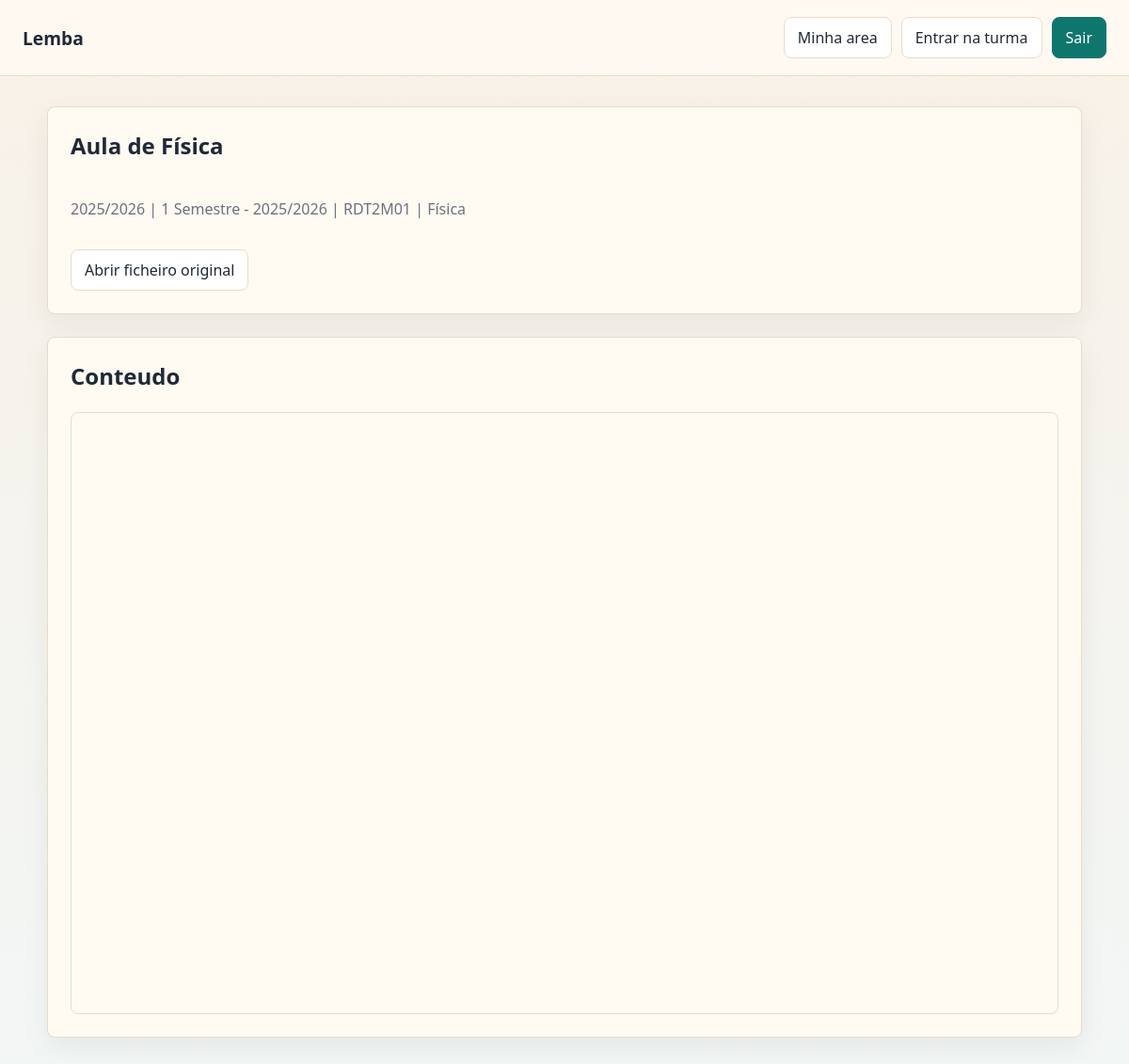
The app's page /lemba_app/material/1/ (signed in) with its own data.
### lemba_app/models.py (models this page shows, shortened)
class Material(models.Model):
    titulo = models.CharField(max_length=100)
    ficheiro = models.FileField(upload_to="materiais/")
    data = models.DateTimeField(auto_now_add=True)
    ano_escolar = models.ForeignKey("Ano", on_delete=models.CASCADE)
    disciplina = models.ForeignKey(
        "Disciplina", on_delete=models.CASCADE, related_name="materiais"
    )
    professor = models.ForeignKey(
        Perfil,
        on_delete=models.CASCADE,
        related_name="materiais",
        limit_choices_to={"tipo": "professor"},
    )

class Ano(models.Model):
    ano_inicio = models.DateField(null=False, blank=False)
    ano_termino = models.DateField(null=False, blank=False)
    def __str__(self):
        return f"{self.ano_inicio.year}/{self.ano_termino.year}"

class Disciplina(models.Model):
    nome = models.CharField(max_length=100)
    turma = models.ForeignKey(
        Turma, on_delete=models.CASCADE, related_name="disciplinas"
    )
    semestre = models.ForeignKey(
        "Semestre", on_delete=models.CASCADE, related_name="disciplinas"
    )
    criado_por = models.ForeignKey(Perfil, on_delete=models.CASCADE)
    created_at = models.DateTimeField(auto_now_add=True)

class Semestre(models.Model):
    numero = models.PositiveSmallIntegerField(
        choices=[
            (1, "1 Semestre"),
            (2, "2 Semestre"),
        ]
    )
    ano = models.ForeignKey(Ano, on_delete=models.CASCADE, related_name="semestres")
    class Meta:
        unique_together = ("numero", "ano")
    def __str__(self):
        return f"{self.numero} Semestre - {self.ano}"

class Turma(models.Model):
    nome = models.CharField(max_length=100)
    codigo = models.CharField(max_length=8, unique=True)
    ano = models.ForeignKey("Ano", on_delete=models.CASCADE, related_name="turmas")
    semestre = models.ForeignKey(
        "Semestre", on_delete=models.CASCADE, related_name="turmas"
    )
    criador = models.ForeignKey(Perfil, on_delete=models.CASCADE)
    created_at = models.DateTimeField(auto_now_add=True)

### lemba_app/views.py (the view, shortened to what this page needs)
# urls.py: path("material/<int:material_id>/", views.visualizar_material, name="visualizar_material"),
@login_required
def visualizar_material(request, material_id):
    material = get_object_or_404(
        Material.objects.select_related(
            "ano_escolar",
            "disciplina",
            "disciplina__semestre",
            "disciplina__turma",
            "professor",
        ),
        pk=material_id,
    )
    perfil = request.user.perfil
    if perfil.tipo == "aluno":
        inscrito = Inscricao.objects.filter(
            aluno=perfil, turma=material.disciplina.turma
        ).exists()
        if not inscrito:
            return HttpResponse("Acesso negado")
    elif perfil.tipo not in ["professor", "diretor"]:
        return HttpResponse("Acesso negado")
    ficheiro_nome = material.ficheiro.name.lower()
    mime_type, _ = mimetypes.guess_type(material.ficheiro.name)
    file_kind = "other"
    if mime_type:
        if mime_type.startswith("image/"):
            file_kind = "image"
        elif mime_type == "application/pdf":
            file_kind = "pdf"
        elif mime_type.startswith("text/"):
            file_kind = "text"
    if ficheiro_nome.endswith((".txt", ".md", ".py", ".json", ".csv")):
        file_kind = "text"
    text_content = None
    context = {
        "material": material,
        "file_kind": file_kind,
        "text_content": text_content,
    }
    return render(request, "lemba_app/visualizar_material.html", context)

### lemba_app/templates/lemba_app/visualizar_material.html (shortened to what this page needs)
{% extends "lemba_app/base.html" %}
{% block content %}
<section class="hero">
    <h1>{{ material.titulo }}</h1>
    <p class="muted">
        {{ material.ano_escolar }} | {{ material.disciplina.semestre }} |
        {{ material.disciplina.turma.nome }} | {{ material.disciplina.nome }}
    </p>
    <div class="inline-actions">
        <a href="{{ material.ficheiro.url }}" target="_blank">Abrir ficheiro original</a>
    </div>
</section>
<section class="card stack">
    <h2>Conteudo</h2>
    {% if file_kind == "pdf" %}
        <iframe
            src="{{ material.ficheiro.url }}"
            style="width: 100%; height: 80vh; border: 1px solid var(--border); border-radius: 8px;"
            title="{{ material.titulo }}"
        ></iframe>
    {% elif file_kind == "image" %}
        <img
            src="{{ material.ficheiro.url }}"
            alt="{{ material.titulo }}"
            style="max-width: 100%; border-radius: 8px; border: 1px solid var(--border);"
        >
    {% elif file_kind == "text" %}
        <pre style="white-space: pre-wrap; background: var(--surface-strong); border: 1px solid var(--border); padding: 16px; border-radius: 8px;">{{ text_content }}</pre>
    {% else %}
        <p class="muted">Este tipo de ficheiro ainda nao pode ser renderizado diretamente na pagina.</p>
        <a href="{{ material.ficheiro.url }}" target="_blank">Abrir ou descarregar o ficheiro</a>
    {% endif %}
</section>
{% endblock %}

### lemba_app/templates/lemba_app/base.html (style rules this page uses)
:root { --bg: #f4efe6; --surface: #fffaf2; --surface-strong: #ffffff; --text: #1f2937; --muted: #6b7280; --accent: #0f766e; --accent-dark: #115e59; --border: #e7dcc8; --danger: #b91c1c; }
* { box-sizing: border-box; }
body { margin: 0; font-family: "Segoe UI", Tahoma, Geneva, Verdana, sans-serif; background: linear-gradient(180deg, #f8f1e7 0%, #f2f6f5 100%); color: var(--text); }
a { color: inherit; text-decoration: none; }
.hero, .card { background: var(--surface); border: 1px solid var(--border); border-radius: 8px; padding: 24px; box-shadow: 0 10px 30px rgba(15, 23, 42, 0.06); }
.hero { display: grid; gap: 16px; margin-bottom: 24px; }
.hero h1, .card h1, .card h2, .card h3 { margin: 0 0 8px; }
.muted { color: var(--muted); }
.stack { display: grid; gap: 14px; }
.inline-actions { display: flex; flex-wrap: wrap; gap: 10px; }
.inline-actions a { padding: 10px 14px; border-radius: 8px; border: 1px solid var(--border); background: var(--surface-strong); }

### records on screen
Material: titulo "Aula de Física", ano_escolar "2025/2026", disciplina.semestre "1 Semestre - 2025/2026", disciplina.turma.nome "RDT2M01", disciplina.nome "Física"
